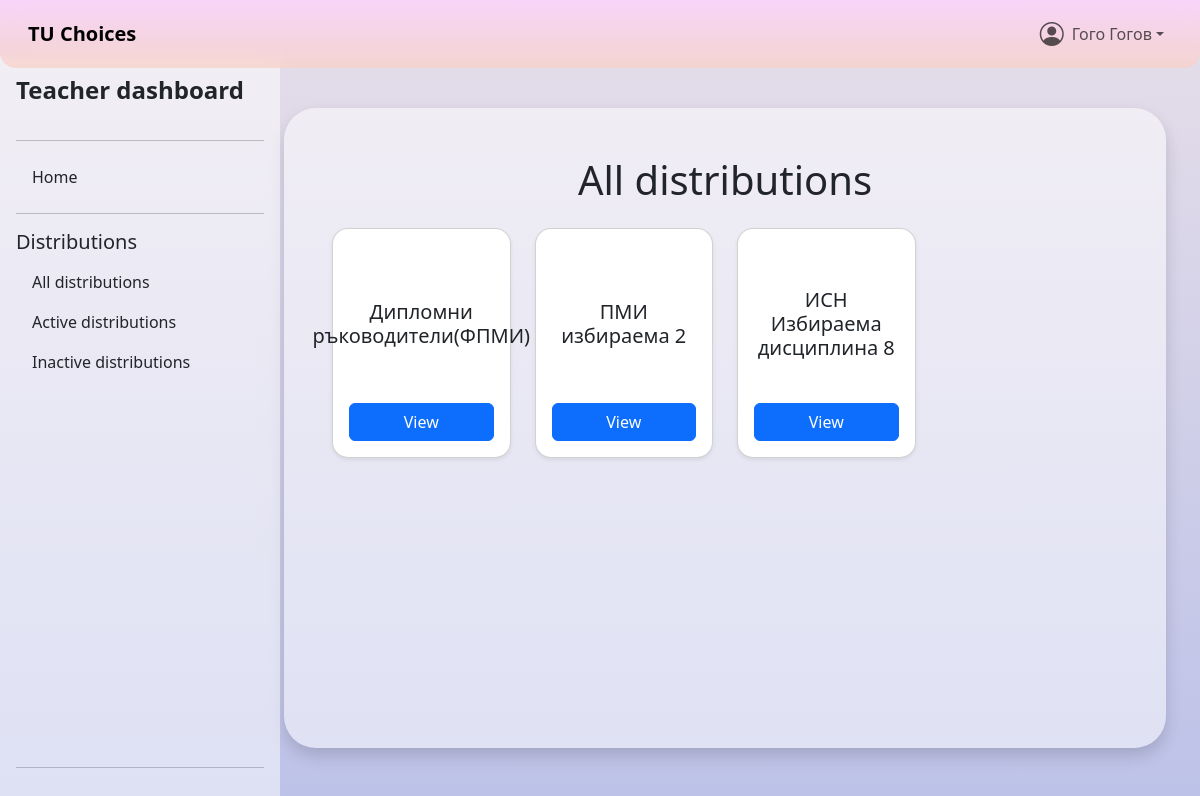
/distributions/myDistributions.php?condition=all (signed in), run on the app's committed database.
### tables this page shows
CREATE TABLE `users` (
  `id` int(11) NOT NULL,
  `username` varchar(100) NOT NULL,
  `names` varchar(100) NOT NULL,
  `email` varchar(100) NOT NULL,
  `pass` varchar(100) NOT NULL DEFAULT '',
  `role` int(11) NOT NULL DEFAULT 0 COMMENT '1=student,2=teacher,3=admin',
  `fn` varchar(100) NOT NULL DEFAULT '',
  `major` varchar(10) NOT NULL DEFAULT '0',
  `faculty` varchar(10) NOT NULL DEFAULT '0',
  `start_year` int(11) DEFAULT NULL,
  `active` tinyint(1) NOT NULL DEFAULT 0,
  `deleted` tinyint(1) NOT NULL DEFAULT 0,
  `created_at` datetime NOT NULL DEFAULT current_timestamp(),
  `updated_at` datetime NOT NULL DEFAULT current_timestamp() ON UPDATE current_timestamp()
);

CREATE TABLE `distributions` (
  `id` int(11) NOT NULL,
  `name` varchar(100) NOT NULL,
  `ident` varchar(50) NOT NULL,
  `semester_applicable` int(11) NOT NULL,
  `major` varchar(10) NOT NULL DEFAULT '0',
  `faculty` varchar(10) NOT NULL DEFAULT '0',
  `type` tinyint(1) NOT NULL COMMENT '1=Избираема дисциплина, 2=Дипломен ръководител',
  `active` smallint(6) NOT NULL DEFAULT 0,
  `deleted` tinyint(1) NOT NULL DEFAULT 0,
  `created_at` datetime NOT NULL DEFAULT current_timestamp(),
  `updated_at` datetime NOT NULL DEFAULT current_timestamp() ON UPDATE current_timestamp()
);

### backend/users/user.php (called while the page is built, shortened)
<?php
class User
{
    private $id;
    private $names;
    private $role;
    public function __construct($id, mysqli $mysqli)
    {
        $this->id = $id;
        $stmt = $mysqli->prepare(
            "SELECT username, names, email, role, fn, major, faculty, start_year
             FROM users
             WHERE id = ?
             LIMIT 1"
        );
        $stmt->bind_param('i', $this->id);
        $stmt->execute();
        $stmt->bind_result(
            $username,
            $names,
            $email,
            $role,
            $fn,
            $majorShort,
            $facultyShort,
            $startYear
        );
        $this->names = $names;
        $this->role = $role;
    }
    public function getId()
    {
        return $this->id;
    }
    public function getNames()
    {
        return $this->names;
    }
    public function getRole()
    {
        return $this->role;
    }
    public function getRoleName()
    {
        switch ($this->role) {
            case 2:
                return "teacher";
        }
    }
}

### backend/utils/dbUtils.php (called while the page is built, shortened)
<?php
function getFromDBCondition($table_name, $condition, $mysqli, $searchableByID = false)
{
    $stmt = $mysqli->prepare("SELECT * FROM " . $table_name . " " . $condition);
    $stmt->execute();
    $result = $stmt->get_result();
    $arr = [];
    if ($searchableByID) {
        while ($row = $result->fetch_assoc()) {
            $arr[$row['id']] = $row;
        }
    } else {
        $arr = $result->fetch_all(MYSQLI_ASSOC);
    }
    return $arr;
}

### distributions/myDistributions.php (the view, shortened to what this page needs)
<?php
require_once "../header.php";
$userID = $user->getId();
$role = $user->getRole();
$semester = $user->getSemester();
$condition = "WHERE deleted = 0 AND ";
if ($role == 1) {
    $majorShort = $user->getMajorShort();
    $facultyShort = $user->getFacultyShort();
    $condition .= " ($semester - semester_applicable) >= -1";
    $condition .= " AND ((type = 1 AND major = '$majorShort') OR (type = 2 AND faculty = '$facultyShort'))";
} else {
    $condition .= "id IN (SELECT distribution FROM distribution_choices WHERE instructor = $userID)";
}
$headerText = "";
if ($_GET["condition"] == "active") {
    $headerText = "All distributions";
    if ($role == 2) {
        $headerText = "Active distributions";
        $condition .= " AND active = 1";
    }
} else if ($_GET["condition"] == "inactive") {
    $headerText = "All distributions";
    if ($role == 2) {
        $headerText = "Inactive distributions";
        $condition .= " AND active = 0";
    }
} else if ($_GET["condition"] == "chosen") {
    $headerText = "All distributions";
    if ($role == 1) {
        $headerText = "Choice made";
        $condition .= " AND EXISTS (SELECT 1 FROM s_d_scores  WHERE user_id = $userID  AND distribution_id = distributions.id)";
    }
} else {
    $headerText = "All distributions";
}
$distributions = getFromDBCondition("distributions", $condition, $mysqli);
?>
<?php
require_once "../sidebar.php";
?>
<div class="container-fluid d-flex flex-column align-items-center pb-5 pt-5">
    <div class="user-container bg-white bg-opacity-50 p-5 rounded-5 shadow">
        <h1 class="text-center mb-4"><?= $headerText ?></h1>
        <div class="row">
            <?php foreach ($distributions as $dist) { ?>
                <div class="col-lg-3 col-md-4 col-sm-6 mb-4">
                    <div class="card shadow-sm rounded-4" style="height: 230px;">
                        <div class="card-body d-flex flex-column p-3">
                            <div class="flex-grow-1 d-flex justify-content-center align-items-center text-center">
                                <h5 class="card-title mb-0"><?= htmlspecialchars($dist['name']) ?></h5>
                            </div>
                            <a href="distributionPublic.php?id=<?= $dist['id'] ?>" class="btn btn-primary w-100 mt-auto">
                                View
                            </a>
                        </div>
                    </div>
                </div>
            <?php } ?>
        </div>
    </div>
</div>
<?php
require_once "../footer.php";
?>

### header.php (shortened to what this page needs)
<?php
require_once "backend/config/dbConfig.php";
require_once "backend/utils/dbUtils.php";
require_once "backend/distributions/Distribution.php";
require_once "backend/users/User.php";
$projectRoot = str_replace(
    realpath($_SERVER['DOCUMENT_ROOT']),
    '',
    realpath(__DIR__ . '/')
);
$user = new User($_SESSION["userID"], $mysqli);
?>
<!DOCTYPE html>
<html lang="en">
<head>
    <link href="https://cdn.jsdelivr.net/npm/bootstrap@5.3.5/dist/css/bootstrap.min.css" rel="stylesheet"
>
    <link rel="stylesheet" href="https://cdn.jsdelivr.net/npm/bootstrap-icons@1.10.5/font/bootstrap-icons.css">
    <link rel="stylesheet" href="https://cdn.datatables.net/2.3.0/css/dataTables.bootstrap5.css">
         <link rel="stylesheet" href="<?= $projectRoot ?>/css/main.css">
    <link rel="stylesheet" href="<?= $projectRoot ?>/css/navbar.css">
</head>
<body>
    <header>
        <nav class="navbar navbar-expand-lg navbar-custom fixed-top px-3">
            <div class="container-fluid">
                <a class="navbar-brand fw-bold" href="<?= $projectRoot ?>/index.php">TU Choices</a>
                <div class="collapse navbar-collapse" id="mainNav">
                    <ul class="navbar-nav ms-auto mb-2 mb-lg-0 align-items-lg-center">
                        <li class="nav-item dropdown">
                            <a class="nav-link dropdown-toggle d-flex align-items-center" href="#" id="profileDropdown"
                                role="button" data-bs-toggle="dropdown" aria-expanded="false">
                                <i class="bi bi-person-circle fs-4"></i>
                                <div class="ms-2"><?= $user->getNames(); ?></div>
                            </a>
                        </li>
                    </ul>
                </div>
            </div>
        </nav>
    </header>

### sidebar.php (shortened to what this page needs)
<div id="sidebar-custom" class="d-none d-md-flex flex-column flex-shrink-0 p-3 bg-light position-fixed"
  style="top: 7vh; left: 0; width: 280px; height: 93vh; background-color: rgb(255 255 255 / 50%) !important;">
  <div class="d-flex align-items-center mb-3 me-md-auto link-dark text-decoration-none">
    <span class="fs-4 fw-bold"><?= ucfirst($user->getRoleName()) . " dashboard"; ?></span>
  </div>
  <hr>
  <ul class="nav nav-pills flex-column mb-auto">
    <li class="nav-item">
      <a href="<?= $projectRoot ?>/index.php" class="nav-link link-dark">Home</a>
    </li>
    <?php if ($user->getRole() == 1 || $user->getRole() == 2) { ?>
      <hr>
      <h5>Distributions</h5>
      <li class="nav-item">
        <a href="<?= $projectRoot ?>/distributions/myDistributions.php?condition=all" class="nav-link link-dark">All
          distributions</a>
      </li>
      <?php if ($user->getRole() == 1) {  ?>
        <li class="nav-item">
          <a href="<?= $projectRoot ?>/distributions/myDistributions.php?condition=to_make"
            class="nav-link link-dark">Choice needed</a>
        </li>
        <li class="nav-item">
          <a href="<?= $projectRoot ?>/distributions/myDistributions.php?condition=chosen" class="nav-link link-dark">Choice
            made</a>
        </li>
        <li class="nav-item">
          <a href="<?= $projectRoot ?>/distributions/myDistributions.php?condition=distributed"
            class="nav-link link-dark">Distributed</a>
        </li>
      <?php } else {  ?>
        <li class="nav-item">
          <a href="<?= $projectRoot ?>/distributions/myDistributions.php?condition=active" class="nav-link link-dark">Active
            distributions</a>
        </li>
        <li class="nav-item">
          <a href="<?= $projectRoot ?>/distributions/myDistributions.php?condition=inactive"
            class="nav-link link-dark">Inactive
            distributions</a>
        </li>
      <?php } ?>
    <?php } ?>
  </ul>
  <hr>
</div>

### css/main.css (style rules this page uses)
.user-container { margin-top: 60px; margin-left: 250px; width: 75%; min-height: 80vh; }

### css/navbar.css (style rules this page uses)
.navbar-custom { background-image: linear-gradient(to top, rgb(250, 208, 196, 70%) 0%, rgb(255, 209, 255, 70%) 100%); backdrop-filter: blur(10px); border-radius: 0 0 1rem 1rem; margin-bottom: 2rem; }

### header.php (style rules this page uses)
html, body { overflow-x: hidden; height: 100%; margin: 0; }
body { background-color: #E4E4E1; background-image: linear-gradient(to top, #bdc2e8 0%, #bdc2e8 1%, #e6dee9 100%); background-blend-mode: normal, multiply; background-repeat: no-repeat; background-size: cover; background-attachment: fixed; }

### data on the page
users: names "Гого Гогов", role "Teacher"
distributions: name "Дипломни ръководители(ФПМИ)"
distributions: name "ПМИ избираема 2"
distributions: name "ИСН Избираема дисциплина 8"

### other printed values
$headerText "All distributions"
